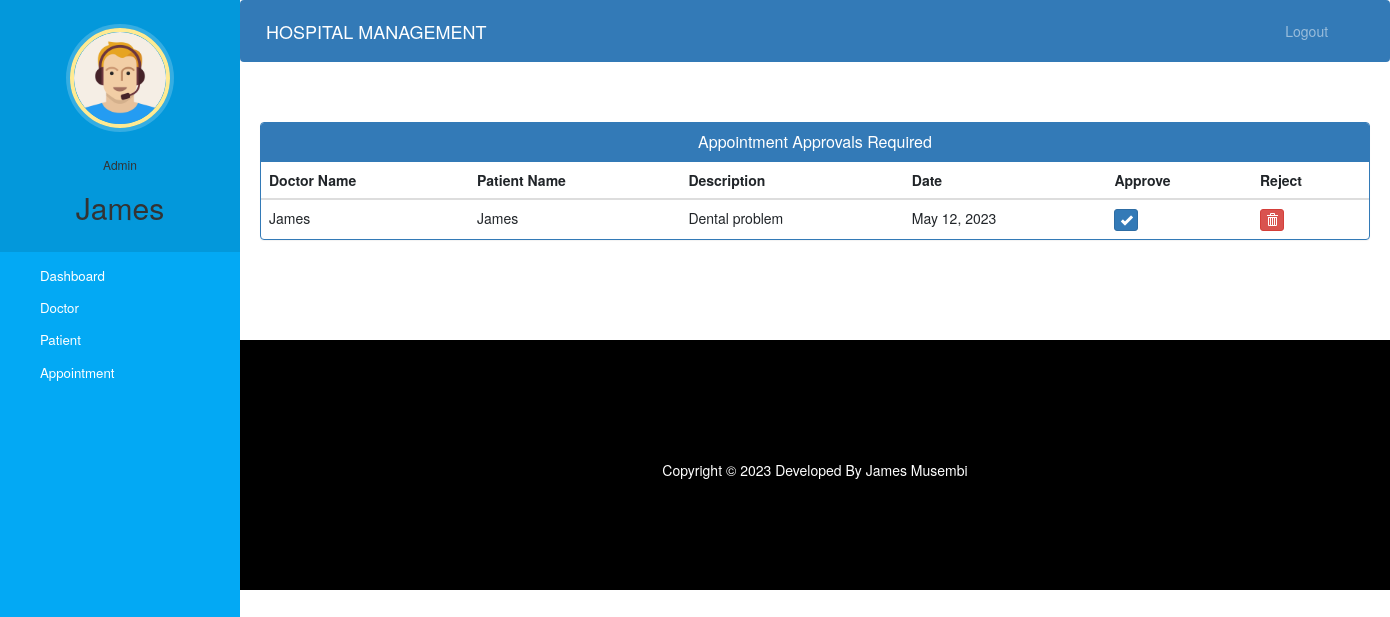
Page /admin-approve-appointment (signed in) on the committed database.
### hospital/models.py (models this page shows)
class Appointment(models.Model):
    patientId=models.PositiveIntegerField(null=True)
    doctorId=models.PositiveIntegerField(null=True)
    patientName=models.CharField(max_length=40,null=True)
    doctorName=models.CharField(max_length=40,null=True)
    appointmentDate=models.DateField(auto_now=True)
    description=models.TextField(max_length=500)
    status=models.BooleanField(default=False)

### hospital/views.py (the view)
# urls.py: path('admin-approve-appointment', views.admin_approve_appointment_view,name='admin-approve-appointment'),
@login_required(login_url='adminlogin')
@user_passes_test(is_admin)
def admin_approve_appointment_view(request):
    appointments=models.Appointment.objects.all().filter(status=False)
    return render(request,'hospital/admin_approve_appointment.html',{'appointments':appointments})

### hospital/views.py (called while the page is built)
def is_admin(user):
    return user.groups.filter(name='ADMIN').exists()

### templates/hospital/admin_approve_appointment.html (shortened to what this page needs)
{% extends 'hospital/admin_base.html' %}
{% block content %}
<head>
  <link href="//netdna.bootstrapcdn.com/bootstrap/3.0.0/css/bootstrap.min.css" rel="stylesheet" id="bootstrap-css">
</head>
<div class="container">
  <div class="panel panel-primary">
    <div class="panel-heading">
      <h6 class="panel-title">Appointment Approvals Required</h6>
    </div>
    <table class="table table-hover" id="dev-table">
      <thead>
        <tr>
          <th>Doctor Name</th>
          <th>Patient Name</th>
          <th>Description</th>
          <th>Date</th>
          <th>Approve</th>
          <th>Reject</th>
        </tr>
      </thead>
      {% for a in appointments %}
      <tr>
        <td> {{a.doctorName}}</td>
        <td>{{a.patientName}}</td>
        <td>{{a.description}}</td>
        <td>{{a.appointmentDate}}</td>
        <td><a class="btn btn-primary btn-xs" href="{% url 'approve-appointment' a.id  %}"><span class="glyphicon glyphicon-ok"></span></a></td>
        <td><a class="btn btn-danger btn-xs" href="{% url 'reject-appointment' a.id  %}"><span class="glyphicon glyphicon-trash"></span></a></td>
      </tr>
      {% endfor %}
    </table>
  </div>
</div>
{% endblock content %}

### templates/hospital/admin_base.html (shortened to what this page needs)
<!DOCTYPE html>
{% load static %}
<html lang="en">
<head>
  <link rel="stylesheet" href="https://stackpath.bootstrapcdn.com/bootstrap/4.3.1/css/bootstrap.min.css">
  <link rel="stylesheet" href="https://maxcdn.bootstrapcdn.com/font-awesome/4.7.0/css/font-awesome.min.css">
  <link rel="stylesheet" href="{% static '/style.css' %}">
</head>
<body>
  <nav class="menu" tabindex="0">
    <header class="avatar">
      <img src="{% static "images/adminpropic.png" %}" />
      <br><br>
      <h6>Admin</h6>
      <h2>{{request.user.first_name}}</h2>
    </header>
    <ul>
      <li tabindex="0" class="icon-dashboard"> <a style="color:white; text-decoration:none;" href="/admin-dashboard"><span>Dashboard</span></a> </li>
      <li tabindex="0" class="icon-customers"> <a style="color:white; text-decoration:none;" href="/admin-doctor"><span>Doctor</span></a></li>
      <li tabindex="0" class="icon-users"> <a style="color:white; text-decoration:none;" href="/admin-patient"><span>Patient</span></a></li>
      <li tabindex="0" class="icon-calendar"> <a style="color:white; text-decoration:none;" href="/admin-appointment"><span>Appointment</span></a></li>
    </ul>
  </nav>
  <main>
    <div class="bs-example">
      <nav class="navbar navbar-expand-md  navbar-dark fixed-top" style="background:#337AB7;">
        <a href="/admin-dashboard" class="navbar-brand">HOSPITAL MANAGEMENT</a>
        <div class="collapse navbar-collapse justify-content-between" id="navbarCollapse">
          <div class="navbar-nav" style=" margin-left: 90%;">
            <a href="/logout" class="nav-item nav-link">Logout</a>
          </div>
        </div>
      </nav>
    </div>
    <br><br>
    {% block content %}
    {% endblock content %}
    <br><br><br><br>
    <footer>
      <br>
      <div class="container">
        <div class="row">
          <div class="col-md-12 col-sm-12">
            <div style="color:#ffffff;" class="wow fadeInUp footer-copyright">
              <p>
                Copyright &copy; 2023 Developed By James Musembi </p>
            </div>
          </div>
        </div>
      </div>
    </footer>
  </main>
</body>
</html>

### static/style.css (style rules this page uses)
body { padding-left: 240px; }
main { position: relative; height: 100vh; }
.menu { background: #5bc995; height: 100vh; width: 240px; position: fixed; top: 0px; left: 0; z-index: 5; outline: none; }
.menu .avatar { background: rgba(0, 0, 0, 0.1); padding: 2em 0.5em; text-align: center; }
.menu .avatar img { width: 100px; border-radius: 50%; overflow: hidden; border: 4px solid #ffea92; box-shadow: 0 0 0 4px rgba(255, 255, 255, 0.2); }
.menu .avatar h2 { font-weight: normal; margin-bottom: 0; }
.menu ul { list-style: none; padding: 0.5em 0; margin: 0; }
.menu ul li { padding: 0.5em 1em 0.5em 3em; font-size: 0.95em; font-weight: regular; background-repeat: no-repeat; background-position: left 15px center; background-size: auto 20px; transition: all 0.15s linear; cursor: pointer; }
.menu ul li.icon-dashboard { background-image: url("http://www.entypo.com/images//gauge.svg"); }
.menu ul li.icon-customers { background-image: url("http://www.entypo.com/images//briefcase.svg"); }
.menu ul li.icon-users { background-image: url("http://www.entypo.com/images//users.svg"); }
.menu ul li.icon-calendar { background-image: url("http://www.entypo.com/images//calendar.svg"); }

### templates/hospital/admin_base.html (style rules this page uses)
a:link { text-decoration: none; }
a { color: white; }
footer { padding: 0px 0px 0px 0px; background-color: black; margin: 0px; }
p { text-align: center; }
body { padding-left: 240px; }
main { position: relative; height: 100vh; }
.menu { background: #03a9f4; height: 100vh; width: 240px; position: fixed; top: 0px; left: 0; z-index: 5; outline: none; }
.menu .avatar { background: rgba(0, 0, 0, 0.1); padding: 2em 0.5em; text-align: center; }
.menu .avatar img { width: 100px; border-radius: 50%; overflow: hidden; border: 4px solid #ffea92; box-shadow: 0 0 0 4px rgba(255, 255, 255, 0.2); }
.menu .avatar h2 { font-weight: normal; margin-bottom: 0; }
.menu ul { list-style: none; padding: 0.5em 0; margin: 0; }
.menu ul li { padding: 0.5em 1em 0.5em 3em; font-size: 0.95em; font-weight: regular; background-repeat: no-repeat; background-position: left 15px center; background-size: auto 20px; transition: all 0.15s linear; cursor: pointer; }
.menu ul li.icon-dashboard { background-image: url("http://www.entypo.com/images//gauge.svg"); }
.menu ul li.icon-customers { background-image: url("http://www.entypo.com/images//briefcase.svg"); }
.menu ul li.icon-users { background-image: url("http://www.entypo.com/images//users.svg"); }
.menu ul li.icon-calendar { background-image: url("http://www.entypo.com/images//calendar.svg"); }

### templates/hospital/admin_approve_appointment.html (style rules this page uses)
a:link { text-decoration: none; }
h6 { text-align: center; }
.row { margin: 100px; }

### rows in the picture
Appointment: doctorName "James", patientName "James", description "Dental problem", appointmentDate "May 12, 2023"

### other values in the picture
{{ request.user.first_name }} "James"
